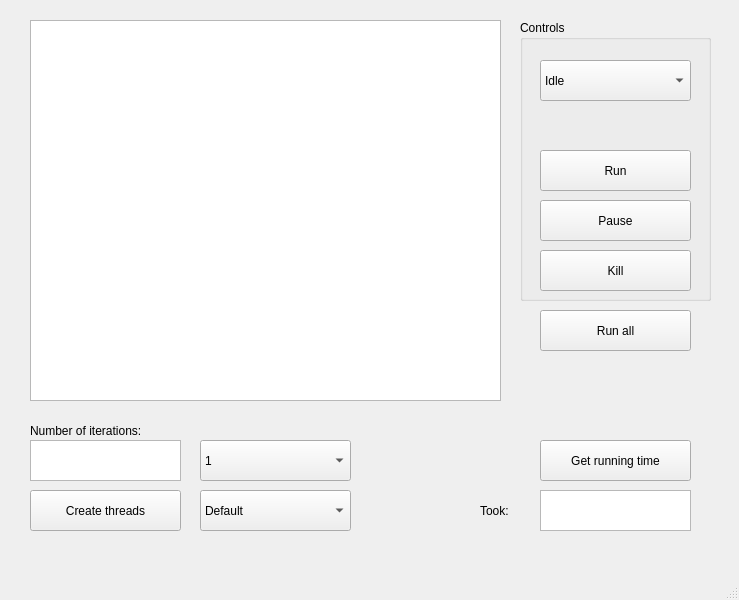
<?xml version="1.0" encoding="UTF-8"?>
<ui version="4.0">
 <class>UiControl</class>
 <widget class="QMainWindow" name="UiControl">
  <property name="geometry">
   <rect>
    <x>0</x>
    <y>0</y>
    <width>739</width>
    <height>600</height>
   </rect>
  </property>
  <property name="windowTitle">
   <string>UiControl</string>
  </property>
  <widget class="QWidget" name="centralwidget">
   <widget class="QTextEdit" name="steps">
    <property name="geometry">
     <rect>
      <x>30</x>
      <y>440</y>
      <width>151</width>
      <height>41</height>
     </rect>
    </property>
   </widget>
   <widget class="QPushButton" name="runall">
    <property name="geometry">
     <rect>
      <x>540</x>
      <y>440</y>
      <width>151</width>
      <height>41</height>
     </rect>
    </property>
    <property name="text">
     <string>Get running time</string>
    </property>
   </widget>
   <widget class="QGroupBox" name="groupBox">
    <property name="geometry">
     <rect>
      <x>520</x>
      <y>20</y>
      <width>191</width>
      <height>281</height>
     </rect>
    </property>
    <property name="title">
     <string>Controls</string>
    </property>
    <widget class="QPushButton" name="Pause">
     <property name="geometry">
      <rect>
       <x>20</x>
       <y>180</y>
       <width>151</width>
       <height>41</height>
      </rect>
     </property>
     <property name="text">
      <string>Pause</string>
     </property>
    </widget>
    <widget class="QPushButton" name="run">
     <property name="geometry">
      <rect>
       <x>20</x>
       <y>130</y>
       <width>151</width>
       <height>41</height>
      </rect>
     </property>
     <property name="text">
      <string>Run</string>
     </property>
    </widget>
    <widget class="QComboBox" name="priority">
     <property name="geometry">
      <rect>
       <x>20</x>
       <y>40</y>
       <width>151</width>
       <height>41</height>
      </rect>
     </property>
     <item>
      <property name="text">
       <string>Idle</string>
      </property>
     </item>
     <item>
      <property name="text">
       <string>Below normal</string>
      </property>
     </item>
     <item>
      <property name="text">
       <string>Normal</string>
      </property>
     </item>
     <item>
      <property name="text">
       <string>Above normal</string>
      </property>
     </item>
     <item>
      <property name="text">
       <string>High</string>
      </property>
     </item>
    </widget>
    <widget class="QPushButton" name="killThread">
     <property name="geometry">
      <rect>
       <x>20</x>
       <y>230</y>
       <width>151</width>
       <height>41</height>
      </rect>
     </property>
     <property name="text">
      <string>Kill</string>
     </property>
    </widget>
   </widget>
   <widget class="QComboBox" name="numOfThreads">
    <property name="geometry">
     <rect>
      <x>200</x>
      <y>440</y>
      <width>151</width>
      <height>41</height>
     </rect>
    </property>
    <item>
     <property name="text">
      <string>1</string>
     </property>
    </item>
    <item>
     <property name="text">
      <string>2</string>
     </property>
    </item>
    <item>
     <property name="text">
      <string>4</string>
     </property>
    </item>
    <item>
     <property name="text">
      <string>8</string>
     </property>
    </item>
    <item>
     <property name="text">
      <string>16</string>
     </property>
    </item>
   </widget>
   <widget class="QComboBox" name="chosenTask">
    <property name="geometry">
     <rect>
      <x>200</x>
      <y>490</y>
      <width>151</width>
      <height>41</height>
     </rect>
    </property>
    <item>
     <property name="text">
      <string>Default</string>
     </property>
    </item>
    <item>
     <property name="text">
      <string>Tabulation</string>
     </property>
    </item>
    <item>
     <property name="text">
      <string>Min element</string>
     </property>
    </item>
   </widget>
   <widget class="QTextEdit" name="time">
    <property name="geometry">
     <rect>
      <x>540</x>
      <y>490</y>
      <width>151</width>
      <height>41</height>
     </rect>
    </property>
   </widget>
   <widget class="QTableWidget" name="availableThreads">
    <property name="geometry">
     <rect>
      <x>30</x>
      <y>20</y>
      <width>471</width>
      <height>381</height>
     </rect>
    </property>
   </widget>
   <widget class="QPushButton" name="create">
    <property name="geometry">
     <rect>
      <x>30</x>
      <y>490</y>
      <width>151</width>
      <height>41</height>
     </rect>
    </property>
    <property name="text">
     <string>Create threads</string>
    </property>
   </widget>
   <widget class="QLabel" name="label">
    <property name="geometry">
     <rect>
      <x>480</x>
      <y>490</y>
      <width>61</width>
      <height>41</height>
     </rect>
    </property>
    <property name="text">
     <string>Took:</string>
    </property>
   </widget>
   <widget class="QLabel" name="label_2">
    <property name="geometry">
     <rect>
      <x>30</x>
      <y>410</y>
      <width>131</width>
      <height>41</height>
     </rect>
    </property>
    <property name="text">
     <string>Number of iterations:</string>
    </property>
   </widget>
   <widget class="QPushButton" name="runwithouttime">
    <property name="geometry">
     <rect>
      <x>540</x>
      <y>310</y>
      <width>151</width>
      <height>41</height>
     </rect>
    </property>
    <property name="text">
     <string>Run all</string>
    </property>
   </widget>
  </widget>
  <widget class="QMenuBar" name="menubar">
   <property name="geometry">
    <rect>
     <x>0</x>
     <y>0</y>
     <width>739</width>
     <height>21</height>
    </rect>
   </property>
  </widget>
  <widget class="QStatusBar" name="statusbar"/>
 </widget>
 <resources/>
 <connections/>
</ui>
